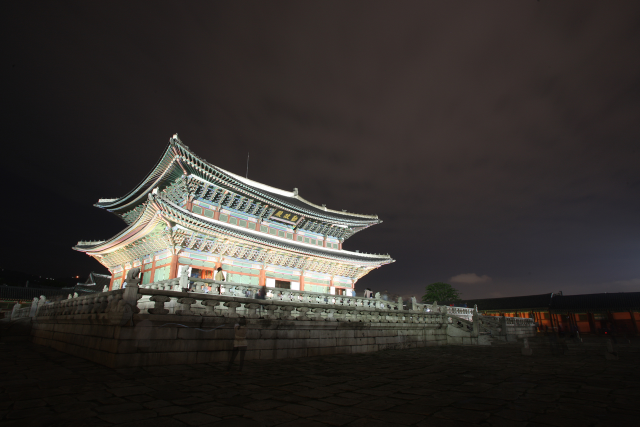
#> input picture assets/photo-korea/gyeongbokgung-geunjeongjeon-2011.jpg, 1280 x 853 px (shown at 1/2 size)
$ python add-banner.py ../assets/photo-korea/gyeongbokgung-geunjeongjeon-2011.jpg ../assets/photo-korea/gyeongbokgung-geunjeongjeon-2020.jpg
#> lines starting #> are read from the running program, lines starting #| are printed output that depends on the picture
#!/usr/bin/env python3
# 🖼️ **배너 그림을 늘 같은 규격으로 넣는다.**
#
# 사장님 (2026-10-18): *"이미지 크기 조절해서 넣어 그전처럼 그냥 넣고 나중에 조절하지 말고"*
#
# 🧭 왜 도구로 만드나 — 손으로 넣으면 장마다 품질이 달라진다. 실제로 단풍길만
#    218KB 로 들어갔고(낙엽이 잘아 압축이 안 먹는다) 나는 그걸 「그대로 둔다」고 했다.
#    그게 「나중에 조절」이다. **넣는 순간에 맞춰야 한다.**
#
# 📐 규격 — 1200x800 (3:2) · JPG · **180KB 이하** · 품질 70 이상
#    · 품질만 낮춰 180KB 를 맞추려 하면 잎·돌 같은 잔무늬에서 뭉개짐이 보인다.
#      그래서 **품질 70 밑으로는 안 내리고**, 대신 아주 약하게 매끄럽게 해서
#      바이트를 먹는 잔무늬를 먼저 줄인다. 눈에는 거의 안 보이고 용량은 크게 준다.
#
#   python3 scripts/add-banner.py <받은파일> <이름>
#   예: python3 scripts/add-banner.py ~/다운로드/a.png autumn-road

import sys, os
from PIL import Image, ImageFilter

한도 = 180 * 1024
가로, 세로 = 1200, 800
최소품질 = 70

def 넣기(src: str, 이름: str) -> None:
    out = os.path.join("public", "images", "banner", f"{이름}.jpg")
    원본 = os.path.getsize(src)
    im = Image.open(src).convert("RGB")
#> im is the input picture: PIL image 1280x853 RGB; mean R, G, B 52.4, 48.2, 45
    w, h = im.size
#> w = 1280; h = 853
    if abs(w / h - 1.5) > 0.01:
        print(f"⚠️ 비율이 {w/h:.3f} 다 (3:2 = 1.500). 잘리거나 눌린다 — 확인할 것")
    im = im.resize((가로, 세로), Image.LANCZOS)
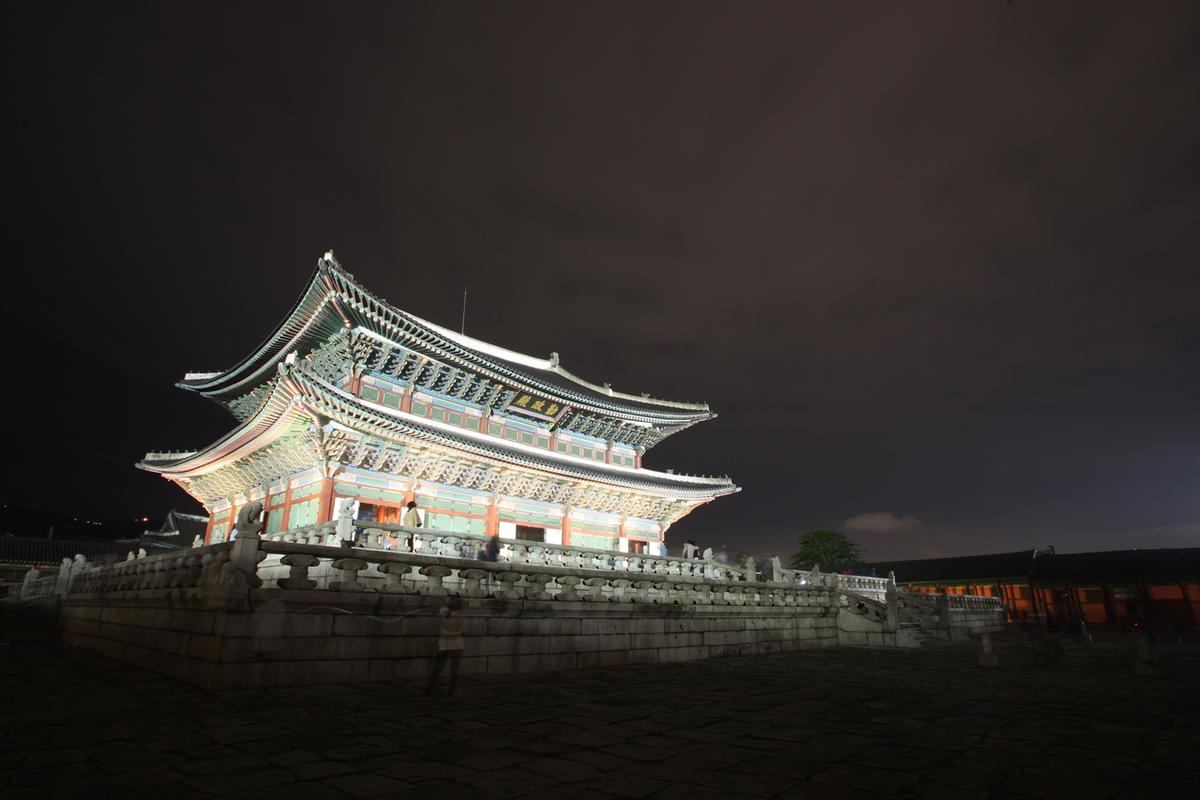
#> im: PIL image 1200x800 RGB; mean R, G, B 52.4, 48.2, 45

    # ① 품질만 낮춰 본다 (70 까지)
    for q in (82, 78, 74, 70):
        im.save(out, "JPEG", quality=q, optimize=True, progressive=True, subsampling=2)
        if os.path.getsize(out) <= 한도:
            print(f"✅ {이름}.jpg — {원본//1024}KB → {os.path.getsize(out)//1024}KB (품질 {q})")
            return
    # ② 아직 크면 잔무늬를 아주 약하게 줄이고 다시
    for 반경, q in ((0.4, 74), (0.6, 74), (0.8, 72), (1.0, 70)):
        순 = im.filter(ImageFilter.GaussianBlur(radius=반경))
        순.save(out, "JPEG", quality=q, optimize=True, progressive=True, subsampling=2)
        if os.path.getsize(out) <= 한도:
            print(f"✅ {이름}.jpg — {원본//1024}KB → {os.path.getsize(out)//1024}KB "
                  f"(품질 {q} · 잔무늬 {반경} 만큼 줄임)")
            return
    print(f"⚠️ {이름}.jpg — {os.path.getsize(out)//1024}KB 로 한도({한도//1024}KB)를 못 맞췄다. "
          f"그림이 유난히 잘다 — 사람이 볼 것")

if __name__ == "__main__":
    if len(sys.argv) != 3:
        print("쓰는 법: python3 scripts/add-banner.py <받은파일> <이름>"); sys.exit(1)
    넣기(sys.argv[1], sys.argv[2])

$ run again, on assets/photo-korea/gyeongbokgung-gyeonghoeru-2011.jpg
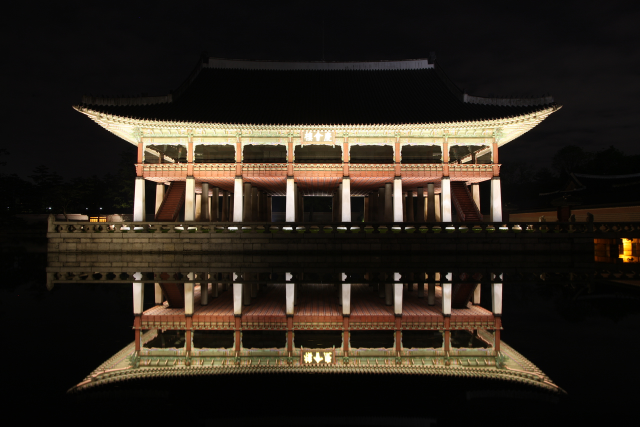
#> input picture assets/photo-korea/gyeongbokgung-gyeonghoeru-2011.jpg, 1280 x 853 px (shown at 1/2 size)
#> in 넣기, im is the input picture: PIL image 1280x853 RGB; mean R, G, B 42.6, 35.5, 27.3
#> in 넣기, `im = im.resize((가로, 세로), Image.LANCZOS)`:
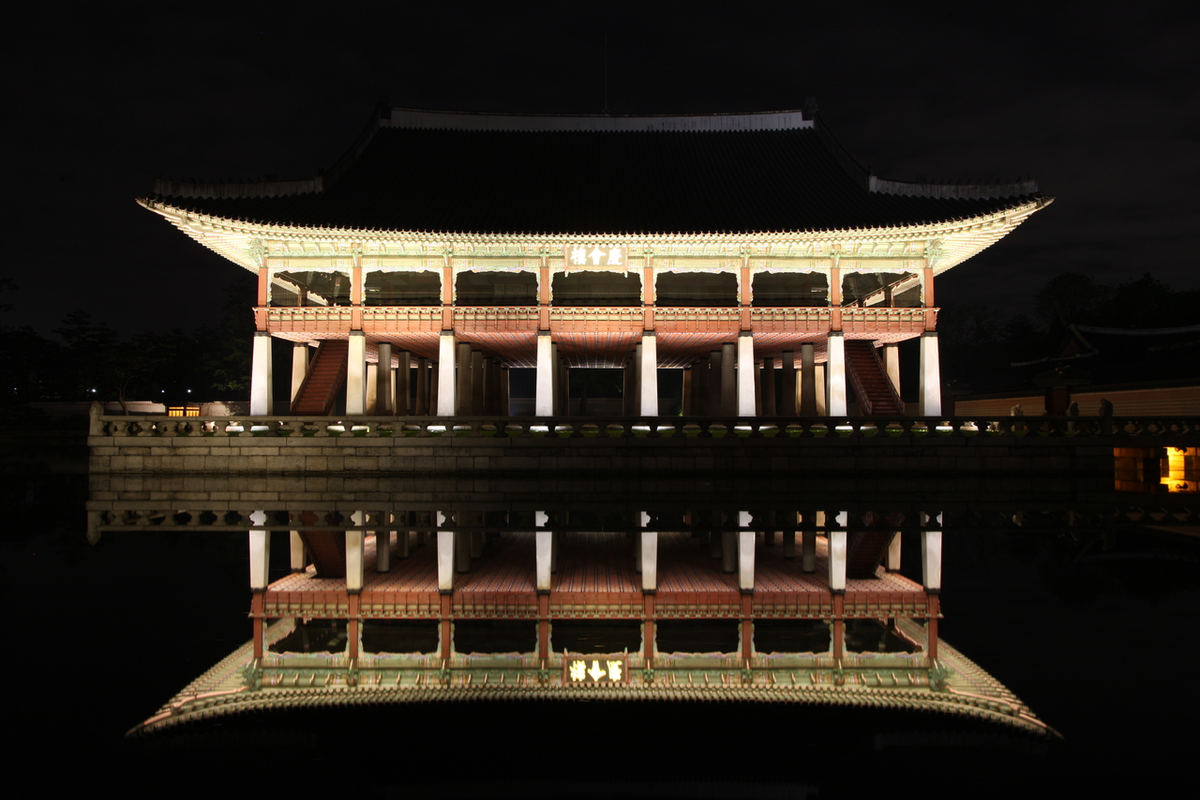
#> im: PIL image 1200x800 RGB; mean R, G, B 42.6, 35.5, 27.3

$ run again, on assets/photo-korea/gyeongbokgung-gyeonghoeru-2020.jpg
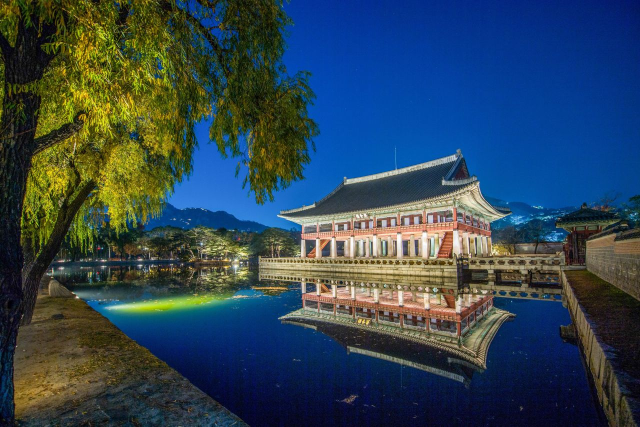
#> input picture assets/photo-korea/gyeongbokgung-gyeonghoeru-2020.jpg, 1280 x 853 px (shown at 1/2 size)
#> in 넣기, im is the input picture: PIL image 1280x853 RGB; mean R, G, B 48.5, 69.3, 84.1
#> in 넣기, `im = im.resize((가로, 세로), Image.LANCZOS)`:
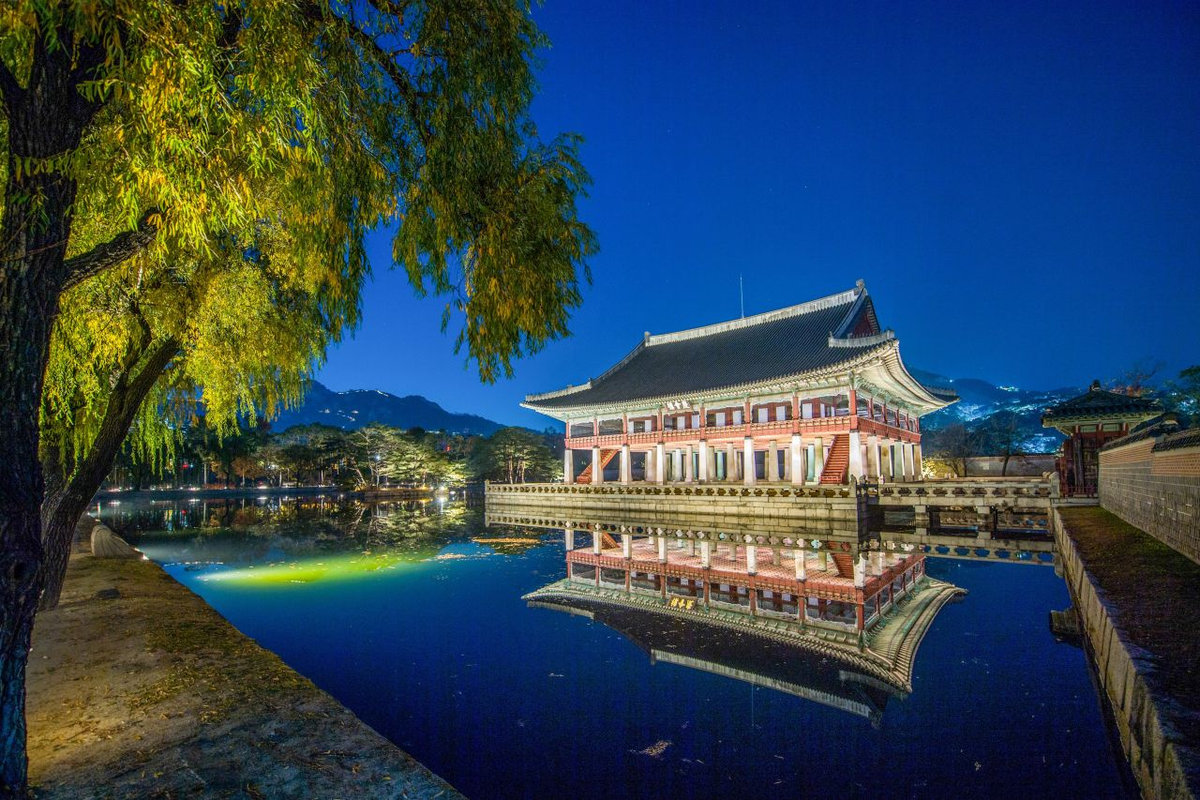
#> im: PIL image 1200x800 RGB; mean R, G, B 48.5, 69.3, 84.2

$ run again, on assets/photo-korea/gyeongbokgung-hanbok-geunjeongjeon.jpg
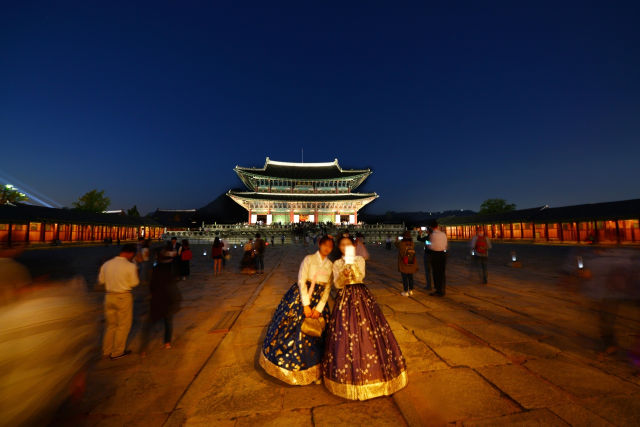
#> input picture assets/photo-korea/gyeongbokgung-hanbok-geunjeongjeon.jpg, 1280 x 854 px (shown at 1/2 size)
#> in 넣기, im is the input picture: PIL image 1280x854 RGB; mean R, G, B 55.8, 43.1, 44.2
#> in 넣기, `im = im.resize((가로, 세로), Image.LANCZOS)`:
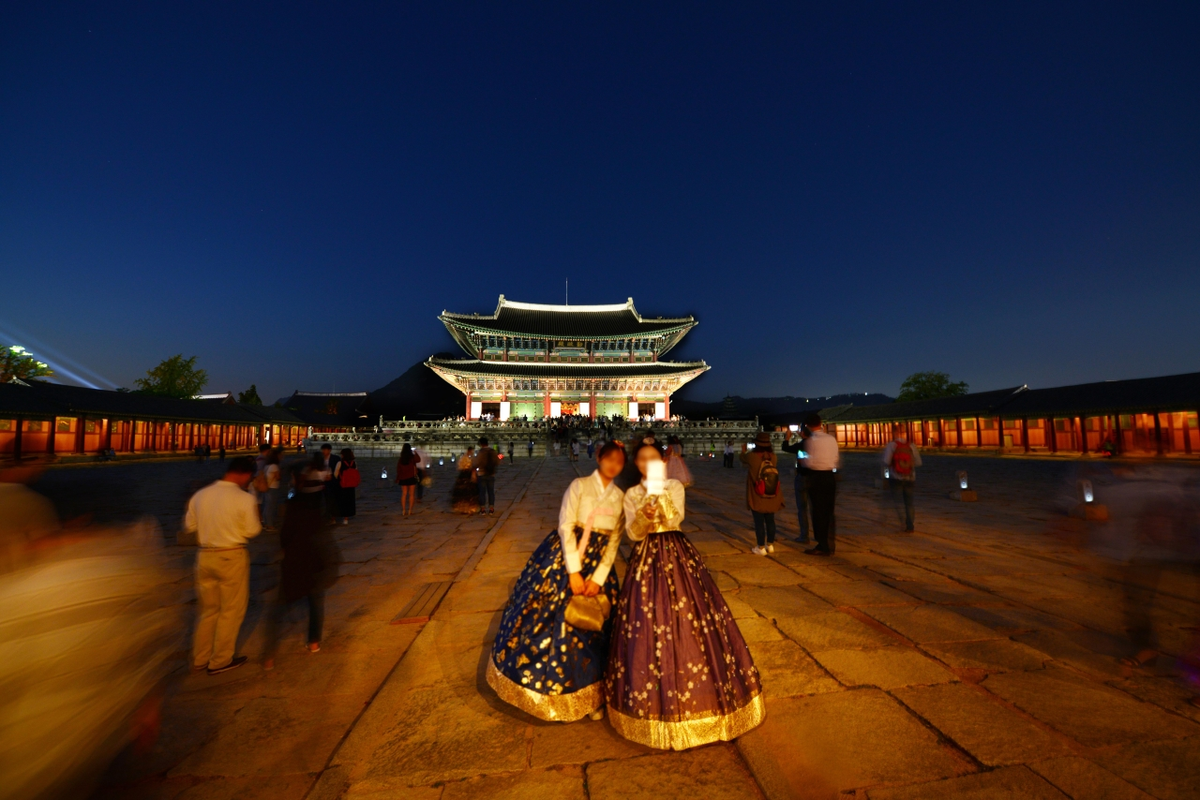
#> im: PIL image 1200x800 RGB; mean R, G, B 55.8, 43.1, 44.2
